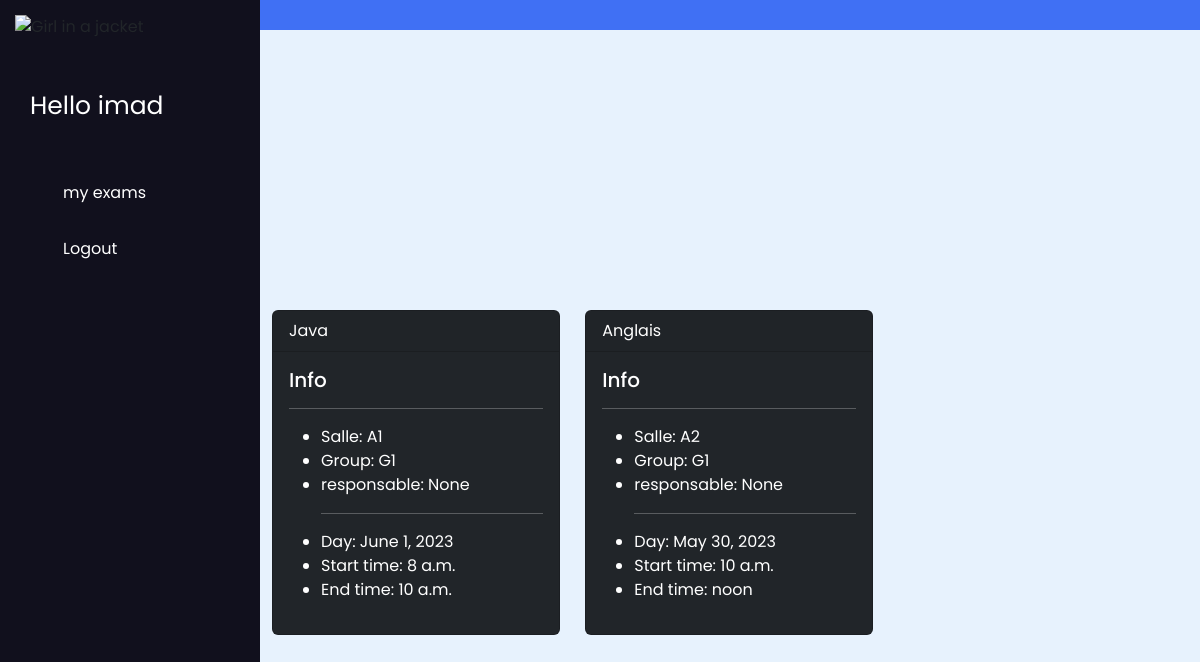
The app's page /student_exams/ (signed in) with its own data.
### exam_app/models.py (models this page shows)
class Exam(models.Model):
    module = models.ForeignKey(Module, on_delete=models.CASCADE, null=True)
    salle = models.ForeignKey(Salle, on_delete=models.CASCADE, null=True)
    group = models.ForeignKey(Group, on_delete=models.CASCADE, null=True)
    responsable = models.ForeignKey(Professor, on_delete=models.CASCADE, null=True)
    day = models.DateField()
    start_time = models.TimeField()
    end_time = models.TimeField()

class Module(models.Model):
    libelle = models.CharField(max_length=30)
    effectif = models.IntegerField()
    semestre = models.ForeignKey('Semestre', on_delete=models.CASCADE)
    def __str__(self):
        return self.libelle

class Salle(models.Model):
    name = models.CharField(max_length=10)
    capacite = models.IntegerField()
    def __str__(self):
        return self.name

class Group(models.Model):
    name = models.CharField(max_length=10)
    def __str__(self):
        return f"{self.name}"

### exam_app/views.py (the view)
# urls.py: path('student_exams/', StudentExamsView, name="student_exams"),
def StudentExamsView(request):
    student_accounts = StudentAccount.objects.all()
    student_account = "error"
    for acc in student_accounts:
        if acc.user == request.user:
            student_account = acc;
    print(student_account)
    student = student_account.student
    group = student.group
    all_exams = Exam.objects.filter(group=group)
    return render(request, "studentExams.html", {"all_exams": all_exams})

### exam_app/models.py (called while the page is built)
    def __str__(self):
        return f"{self.student.first_name} {self.student.last_name}"

### exam_app/templates/studentExams.html
{% extends "base.html" %} {% block content %}
<div class="container">
  <div class="row">
    {% for exam in all_exams %}
    <div class="col col-4">
      <div class="card text-white bg-dark mb-3" style="max-width: 18rem">
        <div class="card-header">{{ exam.module }}</div>
        <div class="card-body">
          <h5 class="card-title">Info</h5>
          <hr>
          <ul>
            <li>Salle: {{ exam.salle }}</li>
            <li>Group: {{ exam.group }}</li>
            <li>responsable: {{ exam.responsable }}</li>
            <hr>
            <li>Day: {{ exam.day }}</li>
            <li>Start time: {{ exam.start_time }}</li>
            <li>End time: {{ exam.end_time }}</li>
          </ul>
        </div>
      </div>
    </div>
    {% endfor %}
  </div>
</div>
{% endblock content %}

### exam_app/templates/base.html (shortened to what this page needs)
{% load static %}
<!DOCTYPE html>
<html lang="en">
  <head>
    <link rel="stylesheet" href="https://cdnjs.cloudflare.com/ajax/libs/fullcalendar/3.9.0/fullcalendar.min.css" />
    <link href="https://cdn.jsdelivr.net/npm/bootstrap@5.3.0-alpha3/dist/css/bootstrap.min.css" rel="stylesheet">
    <link rel="stylesheet" href="{% static 'css/style.css' %}" />
  </head>
  <body>
    <nav class="sidebar">
      <img class="mb-5" src="https://www.emsi.ma/wp-content/uploads/2020/07/logo-1.png" alt="Girl in a jacket" width="60%"><br>
      <a href="#" class="logo">Hello {{ request.user }}</a>
      <div class="menu-content">
        <ul class="menu-items">
          {% if request.user.is_active and not request.user.is_superuser %}
          <li class="item">
            <a href="{% url 'student_exams' %}">my exams</a>
          </li>
          {% endif %}
          {% if request.user.is_authenticated %}
          <li class="item">
            <a href="{% url 'logout' %}">Logout</a>
          </li>
          {% endif %}
        </ul>
      </div>
    </nav>
    <nav class="navbar">
    </nav>
    <main class="main">
    {% block content %}
    {% endblock content %}
    </main>
  </body>
</html>

### exam_app/static/css/style.css (style rules this page uses)
* { margin: 0; padding: 0; box-sizing: border-box; font-family: "Poppins", sans-serif; }
.sidebar { position: fixed; height: 100%; width: 260px; background: #11101d; padding: 15px; z-index: 99; }
.logo { font-size: 25px; padding: 0 15px; }
.sidebar a { color: #fff; text-decoration: none; }
.menu-content { position: relative; height: 100%; width: 100%; margin-top: 40px; overflow-y: scroll; }
.menu-items { height: 100%; width: 100%; list-style: none; transition: all 0.4s ease; }
.item a, .submenu-item { padding: 16px; display: inline-block; width: 100%; border-radius: 12px; }
.navbar, .main { left: 260px; width: calc(100% - 260px); transition: all 0.5s ease; z-index: 1000; }
.navbar { position: fixed; color: #fff; padding: 15px 20px; font-size: 25px; background: #4070f4; cursor: pointer; }
.main { position: relative; display: flex; align-items: center; justify-content: center; height: 120vh; z-index: 100; background: #e7f2fd; }

### records on screen
Exam: module "Java", salle "A1", group "G1", responsable "None", day "June 1, 2023", start_time "8 a.m.", end_time "10 a.m."
Exam: module "Anglais", salle "A2", group "G1", responsable "None", day "May 30, 2023", start_time "10 a.m.", end_time "noon"

### other values on screen
{{ request.user }} "imad"
